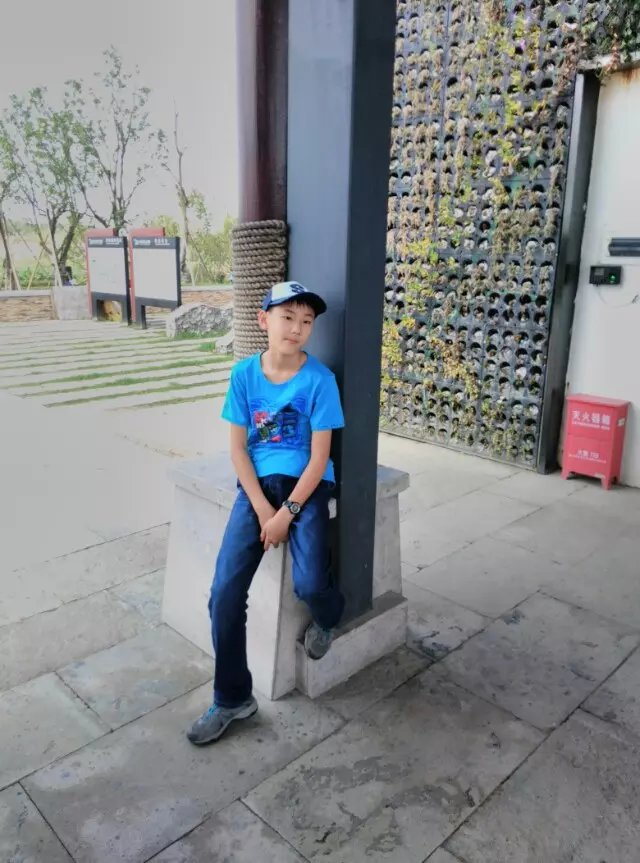
%> input picture tupian.jpg, 640 x 863 px
$ octave erzhihua.m   (GNU Octave 9; MATLAB toolbox functions it lacks are replaced by stand-ins)
%> lines starting %> are read from the running program, lines starting %| are printed output that depends on the picture; in (x1, y1, x2, y2) boxes, pixels count from 0 and x2, y2 are one past the last pixel; in counts of white or black regions, pixels touching at a corner belong together; the program's own positions count from 1
data=imread('tupian.jpg');
%> data is the input picture: size 863x640x3 uint8; mean R, G, B 131.8, 134.7, 137.1
subplot(1,2,1);
imshow(data);
xlabel(' Width: 640');
ylabel(' Height: 863');

lev=graythresh(data);
%> lev = 0.49
BW=im2bw(data,lev);
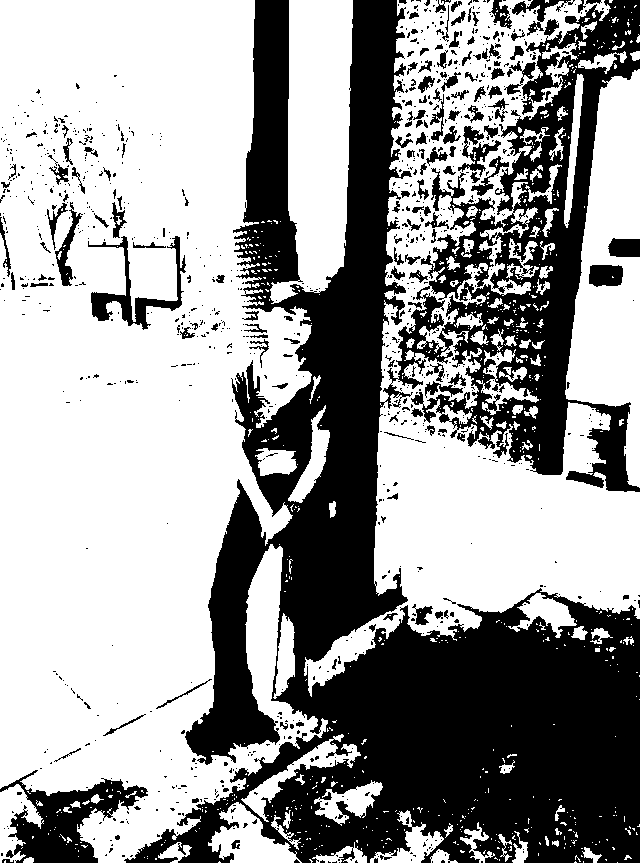
%> BW: size 863x640 logical; 61.2% white; 1015 black regions (859 under 20 px), largest, box (x1, y1, x2, y2) and area: (124, 0, 640, 863) 190085, (0, 770, 148, 863) 5770, (88, 236, 186, 330) 2079
subplot(1,2,2);
imshow(BW);
info=imfinfo('tupian.jpg');
R=data(:,:,1);
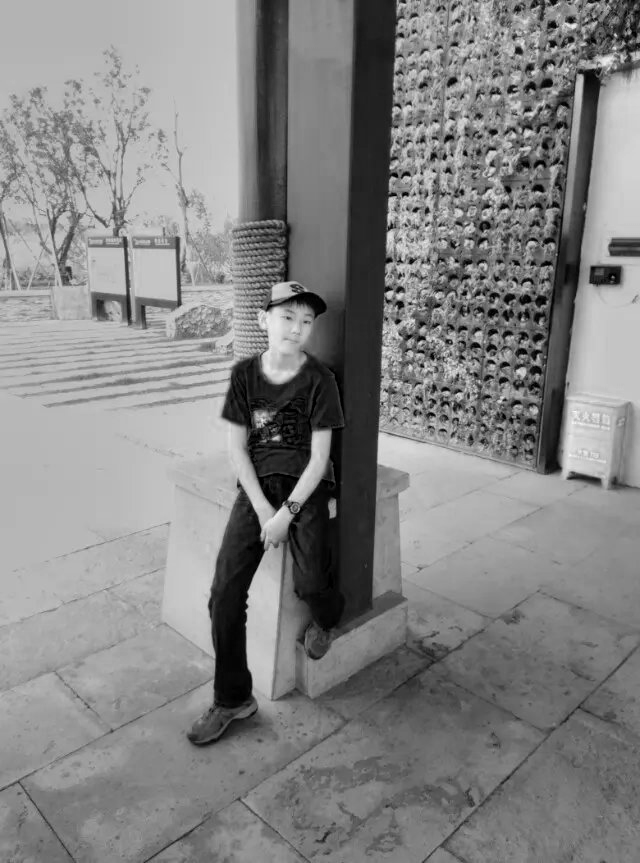
%> R: size 863x640 uint8; min 0, max 252, mean 131.8
G=data(:,:,2);
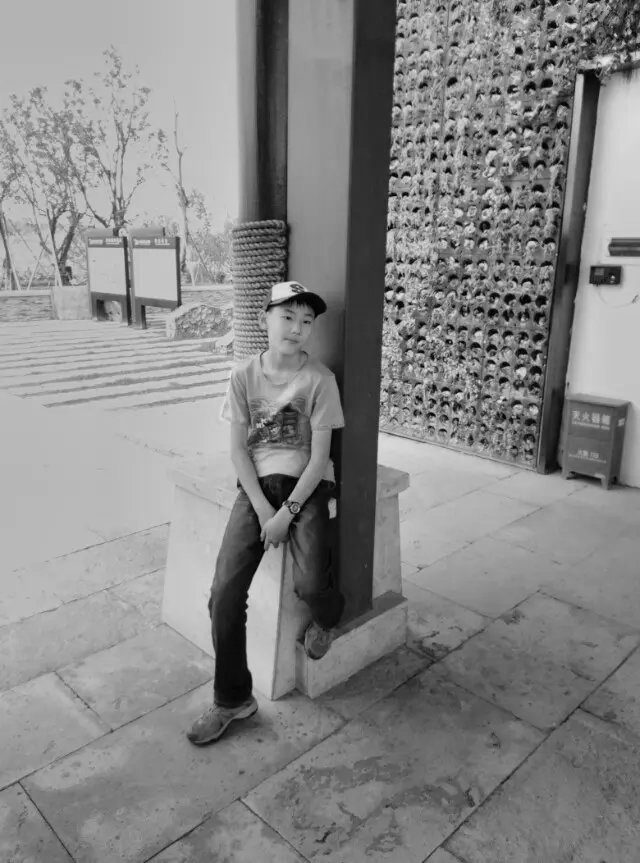
%> G: size 863x640 uint8; min 0, max 236, mean 134.7
B=data(:,:,3);
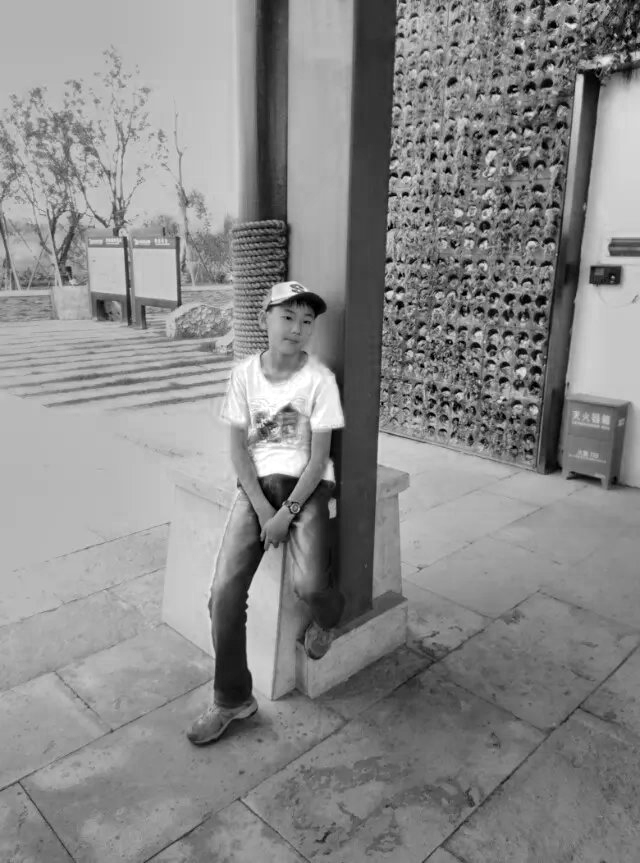
%> B: size 863x640 uint8; min 0, max 255, mean 137.1

figure;
subplot(1,3,1)
imshow(R);
subplot(1,3,2)
imshow(G);
subplot(1,3,3)
imshow(B);

$ run again, with p.jpg copied over tupian.jpg
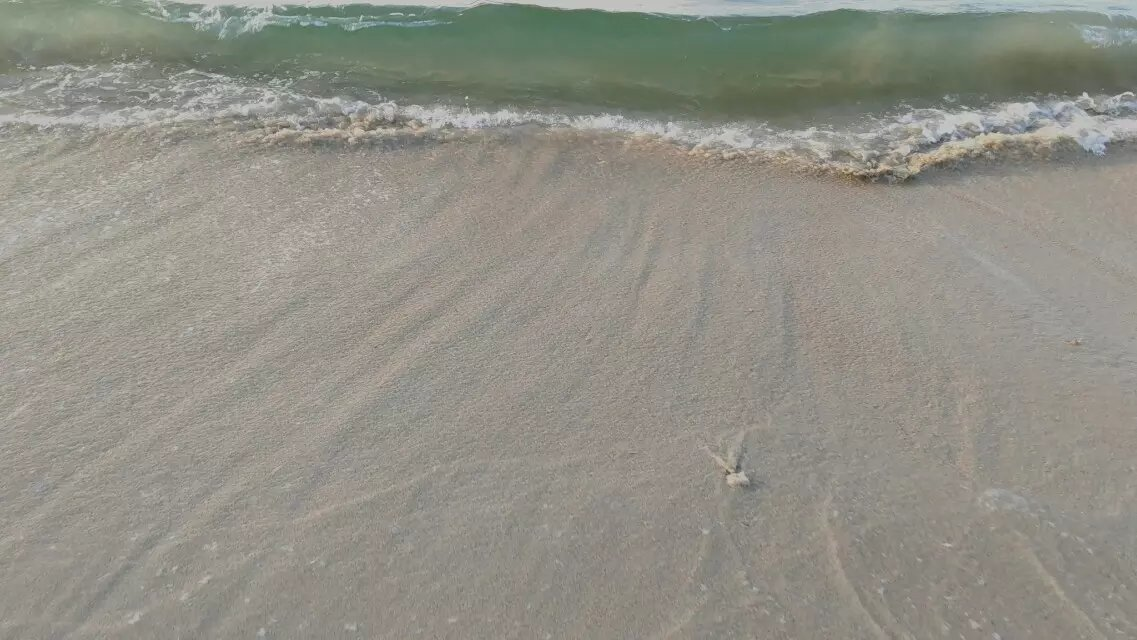
%> input picture p.jpg, 1137 x 640 px
%> data is the input picture: size 640x1137x3 uint8; mean R, G, B 145.5, 144.1, 134.6
%> lev = 0.525
%> `BW=im2bw(data,lev);`:
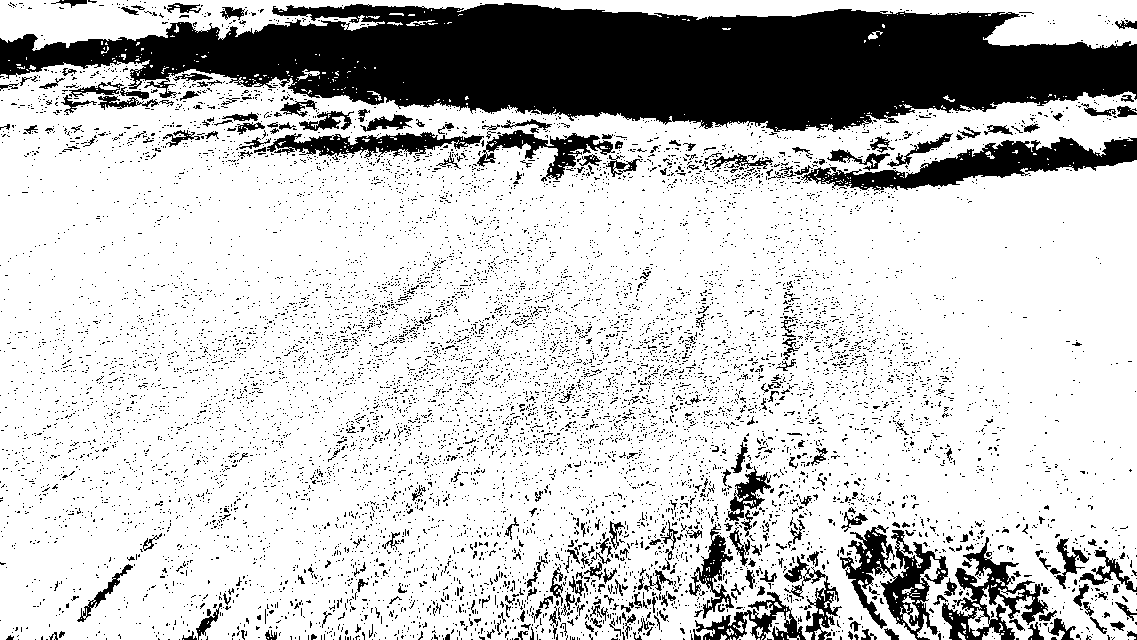
%> BW: size 640x1137 logical; 78% white; 10015 black regions (9707 under 20 px), largest, box (x1, y1, x2, y2) and area: (0, 3, 1137, 132) 90193, (801, 137, 1137, 191) 7014, (840, 525, 948, 640) 4512
%> `G=data(:,:,2);`:
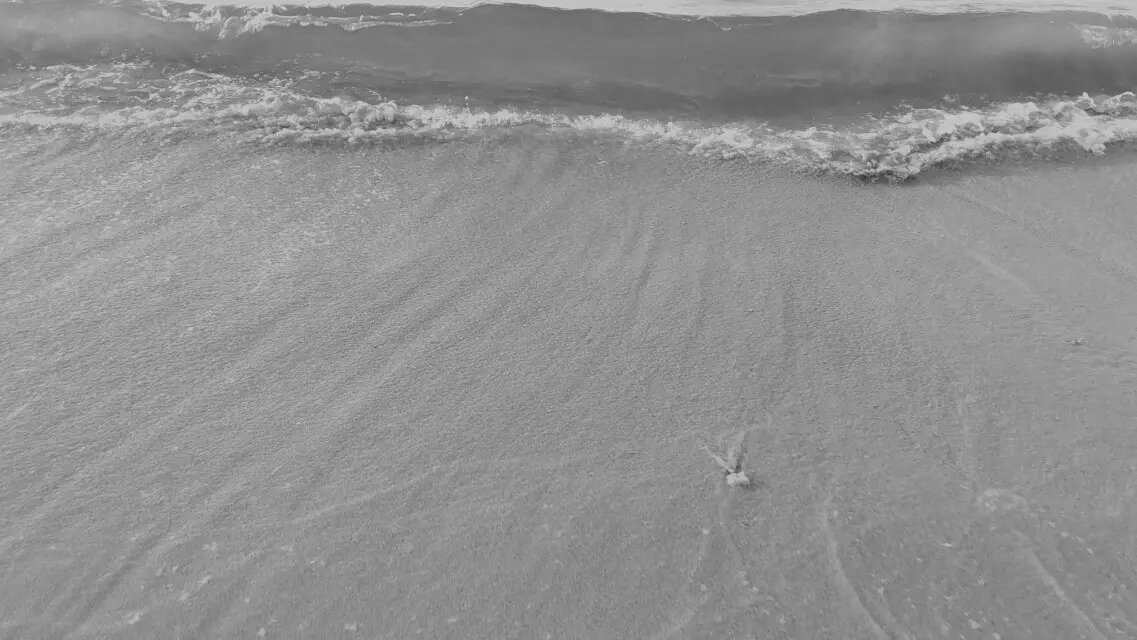
%> G: size 640x1137 uint8; min 45, max 213, mean 144.1

$ run again, with 12.png saved as tupian.jpg
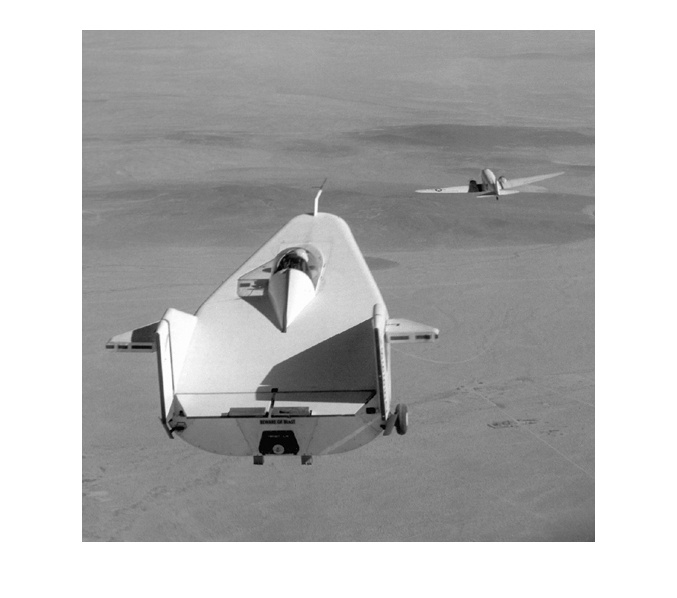
%> input picture 12.png, 677 x 598 px
%> data is the input picture: size 598x677x3 uint8; min 0, max 255, mean 180.6
%> lev = 0.749
%> `BW=im2bw(data,lev);`:
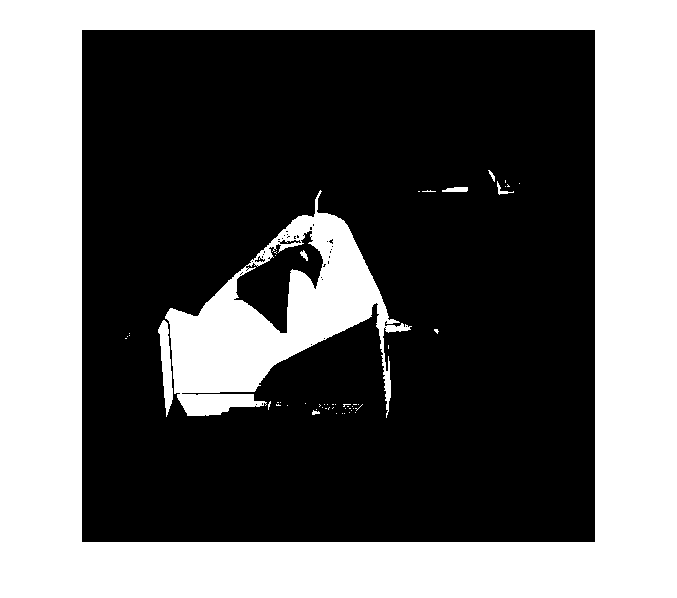
%> BW: size 598x677 logical; 40.4% white; 53 white regions (45 under 20 px), largest, box (x1, y1, x2, y2) and area: (0, 0, 677, 598) 142190, (165, 190, 412, 418) 20389, (158, 320, 173, 417) 775
